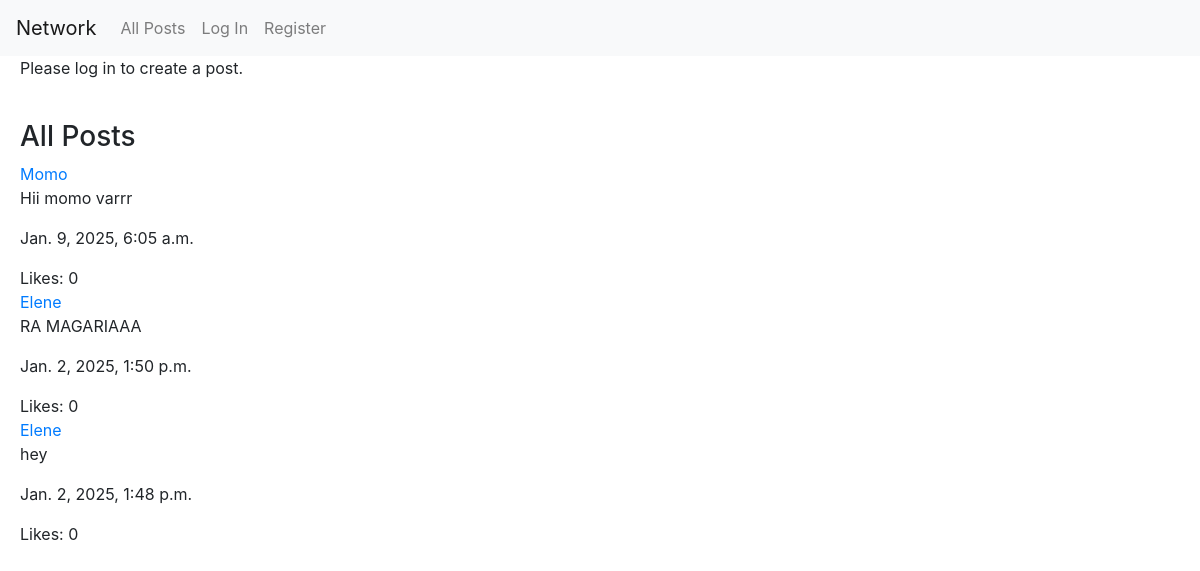
Before: / with the older database file.
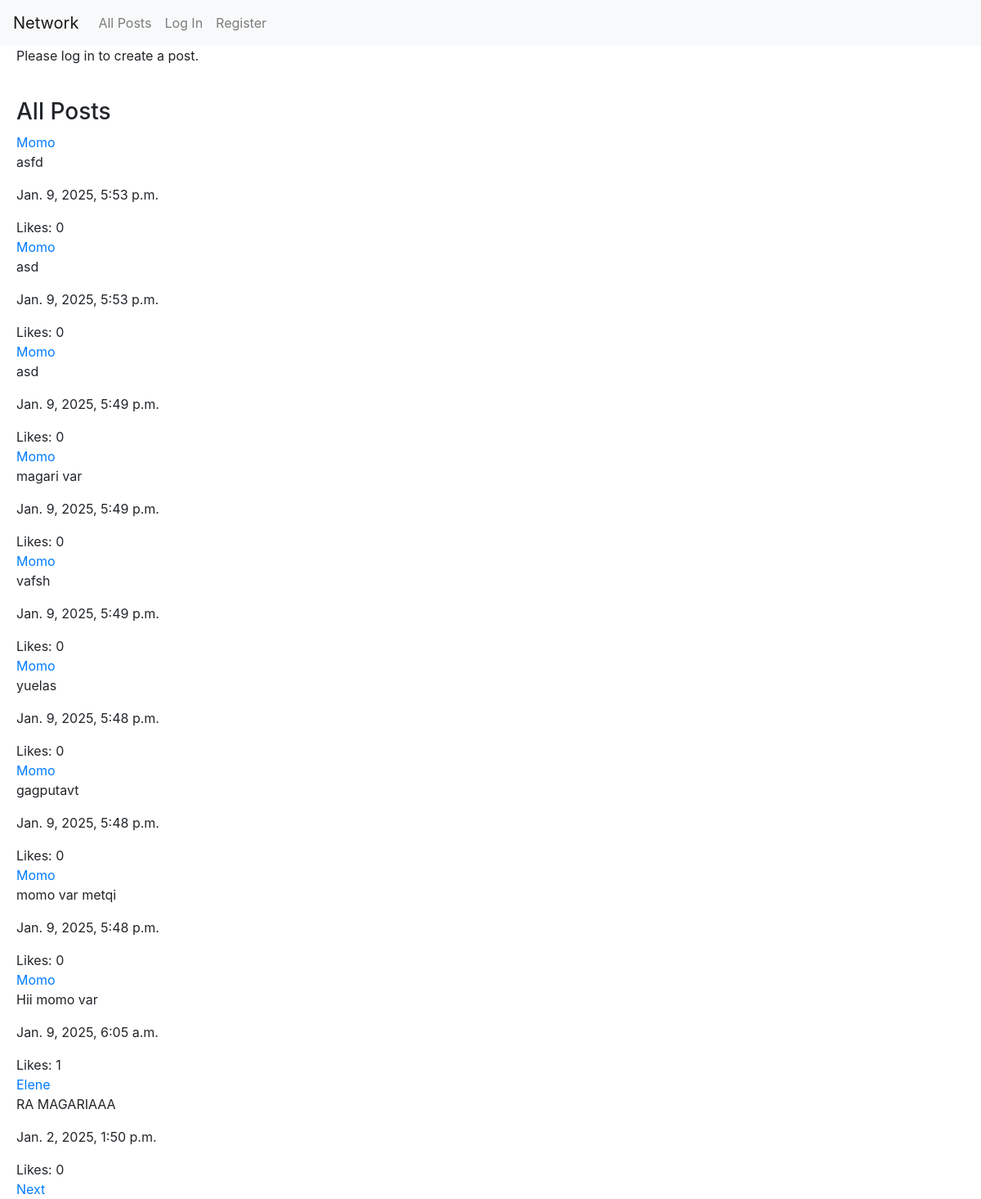
After: the same page with the newer database file.
### network/models.py (models this page shows, shortened)
class Post(models.Model):
    user = models.ForeignKey(User, on_delete=models.CASCADE, related_name='posts')  #link post to the user
    body = models.TextField()
    timestamp = models.DateTimeField(auto_now_add=True) #automatically sets the time
    likes = models.ManyToManyField(User, related_name="liked_posts", blank=True)

class User(AbstractUser):
    name = models.CharField(max_length=64, blank=True)
    following = models.ManyToManyField('self', symmetrical=False, related_name='followers')

### network/views.py (the view)
# urls.py: path("", views.index, name="index"),
def index(request):
    post_list = Post.objects.all().order_by("-timestamp")
    paginator = Paginator(post_list, 10)  # 10 posts
    page_number = request.GET.get('page')
    posts = paginator.get_page(page_number)
    return render(request, "network/index.html", {
        "posts": posts
    })

### network/templates/network/index.html (shortened to what this page needs)
{% extends "network/layout.html" %} {% block body %}
<div class="create-container">
	{% if request.user.is_authenticated %}
	<p class="new-post-header">New Post</p>
	<form class="create-form" action="{% url 'newpost' %}" method="POST">
		{% csrf_token %}
		<textarea name="body"></textarea>
		<input type="submit" value="Post" class="create-post-btn btn btn-primary" />
	</form>
	{% else %}
	<p>Please log in to create a post.</p>
	{% endif %}
</div>
<div class="all-posts-container">
	<div class="post-list">
		<h3>All Posts</h3>
		{% for post in posts %}
		<div class="post" id="post-{{ post.id }}">
			<a href="{% url 'profile' post.user.username %}"
				>{{ post.user.username }}</a
			>
			<div class="post-content" id="content-{{ post.id }}">
				<p class="post-body" id="post-body-{{ post.id }}">{{post.body}}</p>
			</div>
			<p>{{post.timestamp}}</p>
			<span id="likes-{{ post.id }}" class="likes-count"
				>Likes: {{ post.likes.count }}</span
			>
		</div>
		{% endfor %}
		<div class="pagination">
			 {% if posts.has_next %}
			<a href="?page={{ posts.next_page_number }}">Next</a>
			{% endif %}
		</div>
	</div>
</div>
{% endblock %}

Changed rows visible on the page:
no longer on this page (row unchanged): Post: user.username "Elene", body "hey", timestamp "Jan. 2, 2025, 1:48 p.m.", likes.count "0"
added Post: user.username "Momo", body "asfd", timestamp "Jan. 9, 2025, 5:53 p.m.", likes.count "0"
added Post: user.username "Momo", body "asd", timestamp "Jan. 9, 2025, 5:53 p.m.", likes.count "0"
added Post: user.username "Momo", body "asd", timestamp "Jan. 9, 2025, 5:49 p.m.", likes.count "0"
added Post: user.username "Momo", body "magari var", timestamp "Jan. 9, 2025, 5:49 p.m.", likes.count "0"
added Post: user.username "Momo", body "vafsh", timestamp "Jan. 9, 2025, 5:49 p.m.", likes.count "0"
added Post: user.username "Momo", body "yuelas", timestamp "Jan. 9, 2025, 5:48 p.m.", likes.count "0"
added Post: user.username "Momo", body "gagputavt", timestamp "Jan. 9, 2025, 5:48 p.m.", likes.count "0"
added Post: user.username "Momo", body "momo var metqi", timestamp "Jan. 9, 2025, 5:48 p.m.", likes.count "0"
changed Post: body "Hii momo varrr" → "Hii momo var"; likes.count "0" → "1"
Other visible differences:
text now shown: "Next"
